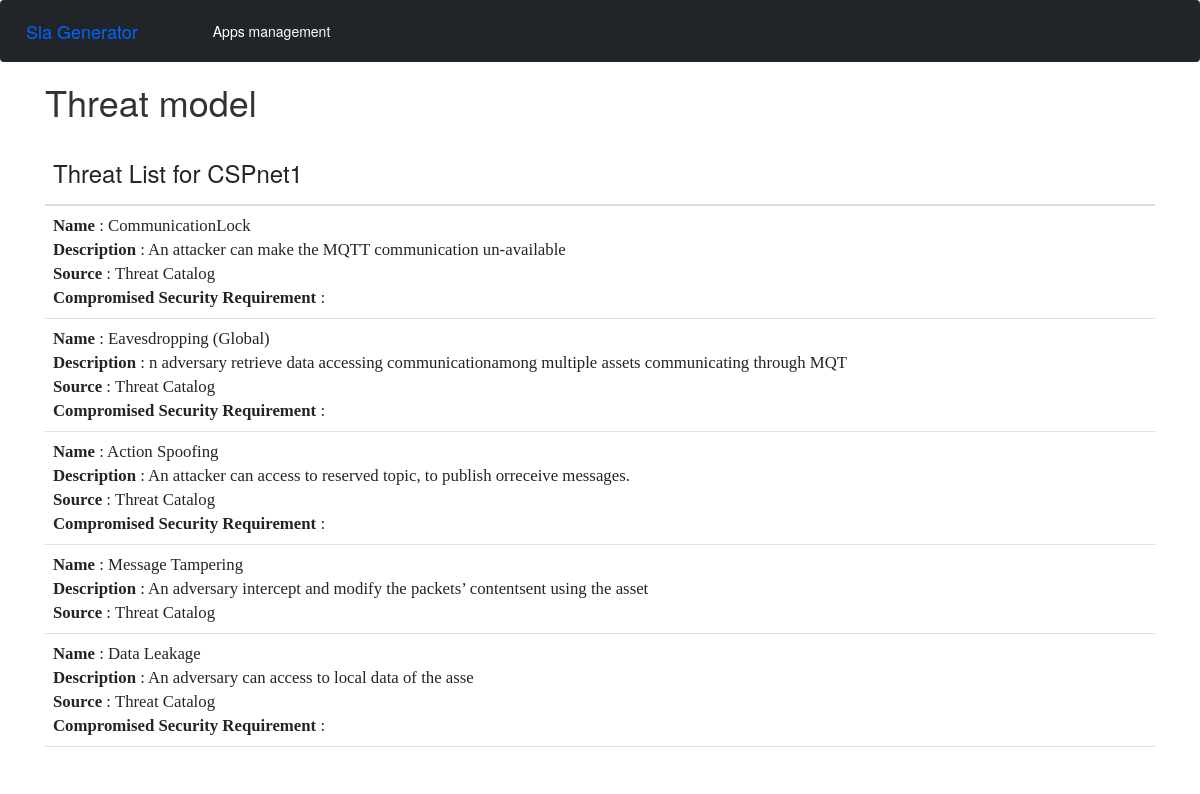
/threat_modeling/146/146, run on the app's committed database.
### SlaGenerator/models.py (models this page shows)
class Asset(models.Model):
    name = models.CharField(max_length=100)
    app = models.ForeignKey(MACM, on_delete=models.CASCADE)

class Threat(models.Model):
    name = models.CharField(max_length=100)
    description = models.CharField(max_length=500, null=True)
    source = models.CharField(max_length=500, null=True)
    PreCondition= models.CharField(max_length=500, null=True)
    PostCondition= models.CharField(max_length=500, null=True)
    owasp_ease_of_discovery = models.IntegerField(null=True)
    owasp_ease_of_exploit = models.IntegerField(null=True)
    owasp_intrusion_detection = models.IntegerField(null=True)
    owasp_awareness = models.IntegerField(null=True)
    owasp_loss_of_confidentiality = models.IntegerField(null=True)
    owasp_loss_of_integrity = models.IntegerField(null=True)
    owasp_loss_of_availability = models.IntegerField(null=True)
    owasp_loss_of_accountability = models.IntegerField(null=True)
    threat_family = models.CharField(max_length=500, null=True)
    Compromised = models.CharField(max_length=100,default="self", null=True)

### SlaGenerator/views.py (the view)
# urls.py: path('threat_modeling/<int:appId>/<int:assetId>', views.threat_modeling_per_asset, name='threat_modeling_per_asset'),
def threat_modeling_per_asset(request, appId, assetId):
    threats = []
    try:
        asset = Asset.objects.all().filter(id=assetId)[0]
        asset_attribute_value = Asset_Attribute_value.objects.all().filter(asset_id=assetId)
        threats_attribute_values = Threat_Attribute_value.objects.all().filter(
            attribute_value_id=asset_attribute_value[0].attribute_value.id)
        for threat_attribute_value in threats_attribute_values:
            strides_per_threat = []
            affectedRequirements = []
            try:
                for stride in Threat_Stride.objects.all().filter(threat=threat_attribute_value.threat):
                    strides_per_threat.append(stride.stride.category)
                for requirement in Threat_CIA.objects.all().filter(threat=threat_attribute_value.threat):
                    affectedRequirements.append(requirement.cia.requirement)
            except:
                print("Error in selecting additional info")
            threats.append((threat_attribute_value.threat, strides_per_threat, affectedRequirements))
    except:
        print("OutOfRange")
    return render(request, 'threat_modeling_per_asset.html', {
        'threats': threats,
        'asset': asset}
                  )

### templates/threat_modeling_per_asset.html (shortened to what this page needs)
{% extends 'base.html' %}
{% block content %}
        <h1>Threat model</h1>
        <table class="table">
        <thead>
            <tr>
                <th style="width:50%"><h3>Threat List for {{ asset.name }}</h3></th>
            </tr>
        </thead>
        <tbody>
            {% for threat in threats %}
                <tr>
                    <td style="font-family: 'Times New Roman';font-size: larger">
                    <b>Name</b> :   {{ threat.0.name }}
                    <br>
                    <b>Description</b> : {{ threat.0.description }}
                    <br>
                    <b>Source</b> : {{ threat.0.source }}
                                        <br>
                    {% if threat.1 %}<b>Compromised Security Requirement</b> : {% for requirement in threat.2 %} {{ requirement }}{% if not forloop.last %},{% endif %}{% endfor %}
                    <br>{% endif %}
                </tr>
            {% endfor %}
        </tbody>
    </table>
        <link rel="stylesheet" href="https://maxcdn.bootstrapcdn.com/bootstrap/3.4.1/css/bootstrap.min.css">
{% endblock %}

### data on the page
Asset: name "CSPnet1"
Threat: name "CommunicationLock", description "An attacker can make the MQTT communication un-available", source "Threat Catalog", shows "Compromised Security Requirement"
Threat: name "Eavesdropping (Global)", description "n adversary retrieve data accessing communicationamong multiple assets communicating through MQT", source "Threat Catalog", shows "Compromised Security Requirement"
Threat: name "Action Spoofing", description "An attacker can access to reserved topic, to publish orreceive messages.", source "Threat Catalog", shows "Compromised Security Requirement"
Threat: name "Message Tampering", description "An adversary intercept and modify the packets’ contentsent using the asset", source "Threat Catalog"
Threat: name "Data Leakage", description "An adversary can access to local data of the asse", source "Threat Catalog", shows "Compromised Security Requirement"
